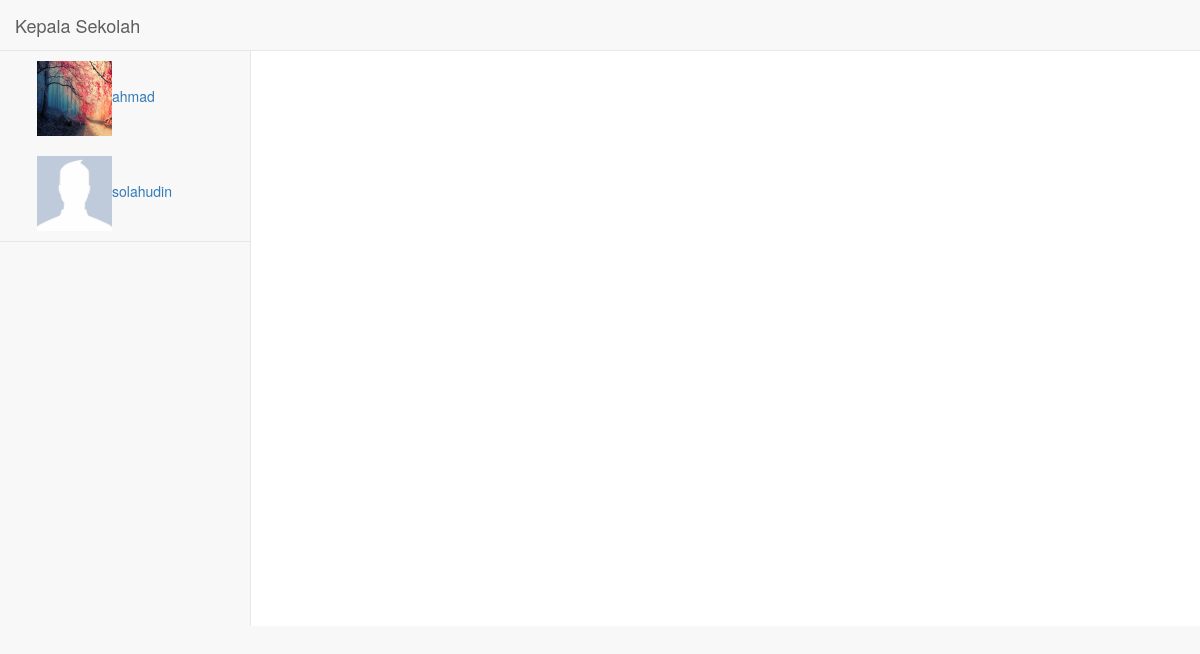
Screenshot of /kepala_sekolah/kepsek_lokasi_siswa.php (signed in) with the database file from the repository.
### tables this page shows
CREATE TABLE `tb_siswa` (
  `nis` varchar(14) NOT NULL,
  `nama` varchar(50) DEFAULT NULL,
  `alamat` varchar(100) DEFAULT NULL,
  `tempat_lahir` varchar(25) DEFAULT NULL,
  `tgl_lahir` date DEFAULT NULL,
  `password` varchar(15) NOT NULL,
  `id_kelas` varchar(4) DEFAULT NULL,
  `id_orangtua` varchar(4) DEFAULT NULL,
  `foto` varchar(150) DEFAULT NULL,
  `lat` double DEFAULT NULL,
  `longitude` double DEFAULT NULL,
  `baterai` int(11) DEFAULT NULL,
  `update_time` timestamp NULL DEFAULT NULL,
  `status` char(1) DEFAULT '0',
  `nuptk` varchar(16) DEFAULT NULL
);

### kepala_sekolah/kepsek_lokasi_siswa.php (the view, shortened to what this page needs)
<?php
if ( isset( $_SESSION[ 's_nuptk' ] ) ) {
	$link = koneksi_db();
	require( '../header.php' );
		?>
	<div id="wrapper">
		<nav class="navbar navbar-default navbar-static-top" role="navigation" style="margin-bottom: 0">
			<div class="navbar-header">
				<a class="navbar-brand" href="../kepala_sekolah/home_kepsek.php">Kepala Sekolah </a>
			</div>
			<div class="navbar-default sidebar" role="navigation">
				<div class="sidebar-nav navbar-collapse">
					<ul class="nav" id="side-menu">
						<li class="active">
							<ul class="nav nav-second-level" aria-expanded="true" style>
								<?php
								$sql_siswa = "select * from tb_siswa where status<>'1'";
								$res_siswa = mysqli_query($link,$sql_siswa);
								while ( $data = mysqli_fetch_array( $res_siswa ) ) {
									echo "<li>";
									?><a class="img-rounded" href="#detail_siswa" id="custId" data-toggle="modal" data-id="<?php echo $data['nis'];?>">
									<img src="../images/siswa/<?php echo $data['foto'];?>" width="75" height="75"><?php echo $data['nama'];?></a>
								<?php echo "</li>";
								}
								?>
							</ul>
						</li>
					</ul>
				</div>
			</div>
		</nav>
		<div id="page-wrapper">
			<div id="map" style="width: pxpx; height: 575px"></div>
		</div>
		<?php
		require('../footer.php');
	}else{
		echo( "<script> location.href ='../index.php';</script>" );
	}
	?>

### rows the page displays
tb_siswa: foto (picture), nama "ahmad"
tb_siswa: foto (placeholder picture), nama "solahudin"
